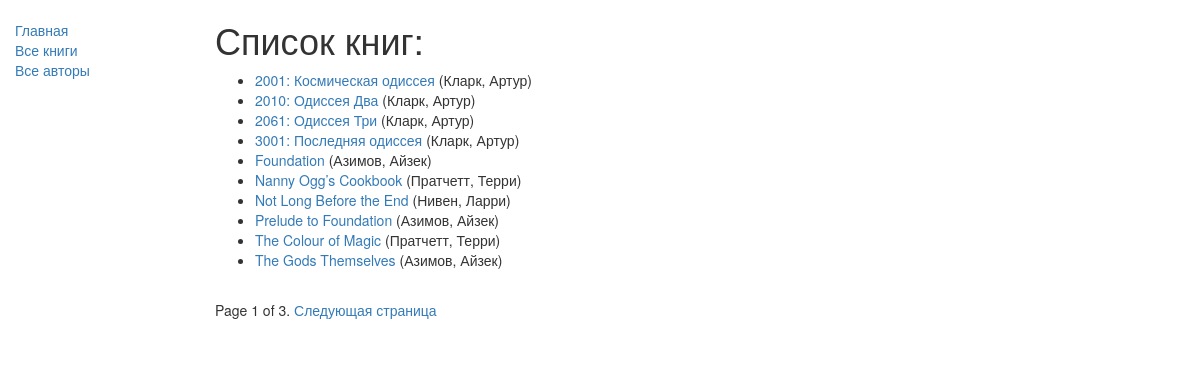
/catalog/books/, run on the app's committed database.
### catalog/models.py (models this page shows, shortened)
class Book(models.Model):
    title = models.CharField(max_length=200)
    author = models.ForeignKey('Author', on_delete=models.SET_NULL, null=True)
    summary = models.TextField(
        max_length=1000, help_text="Enter a brief description of the book")
    imprint = models.CharField(max_length=200)
    isbn = models.CharField('ISBN', max_length=13,
                            unique=True,
                            help_text='13 Character <a href="https://www.isbn-international.org/content/what-isbn'
                                      '">ISBN number</a>')
    genre = models.ManyToManyField(
        Genre, help_text="Select a genre for this book")
    language = models.ForeignKey(
        'Language', on_delete=models.SET_NULL, null=True)
    class Meta:
        ordering = ['title', 'author']
    def display_genre(self):
        return ', '.join([genre.name for genre in self.genre.all()[:3]])
    display_genre.short_description = "Genre"
    def get_absolute_url(self):
        return reverse('book-detail', args=[str(self.id)])

class Author(models.Model):
    first_name = models.CharField(max_length=100)
    last_name = models.CharField(max_length=100)
    date_of_birth = models.DateField(null=True, blank=True)
    date_of_death = models.DateField('died', null=True, blank=True)
    class Meta:
        ordering = ["last_name"]
    def __str__(self):
        return f"{self.last_name}, {self.first_name}"

### catalog/views.py (the view)
class BookListView(generic.ListView):
    model = Book
    paginate_by = 10

### catalog/templates/catalog/book_list.html
{% extends "base_generic.html" %}
{% block content %}
    <h1>Список книг:</h1>
    {% if book_list %}
    <ul>
        {% for book in book_list %}
        <li>
            <a href="{{book.get_absolute_url}}">{{ book.title}}</a> ({{book.author}})
        </li>
        {% endfor %}
    </ul>
    {% else %}
        <p>В библиотеке нет книг.</p>
    {% endif %}
{% endblock %}

### catalog/templates/base_generic.html (shortened to what this page needs)
<!doctype html>
<html lang="rus">
    <head>
        <link
            rel="stylesheet"
            href="https://maxcdn.bootstrapcdn.com/bootstrap/3.3.7/css/bootstrap.min.css" />
        {% load static %}
        <link rel="stylesheet" href="{% static 'css/styles.css' %}" />
    </head>
    <body>
        <div class="container-fluid">
            <div class="row">
                <div class="col-sm-2">
                    {% block sidebar %}
                        <ul class="sidebar-nav">
                            <li><a href="{% url 'index' %}">Главная</a></li>
                            <li><a href="{% url 'books' %}">Все книги</a></li>
                            <li><a href="{% url 'authors' %}">Все авторы</a></li>
                        </ul>
                    {% endblock %}
                </div>
                <div class="col-sm-10 ">
                    {% block content %}{% endblock %}
                    {% block pagination %}
                        {% if is_paginated %}
                            <div class="pagination">
                                <span class="page-links">
                                    <span class="page-current">
                                        Page {{ page_obj.number }} of {{ page_obj.paginator.num_pages }}.
                                    </span>
                                    {% if page_obj.has_next %}
                                        <a href="{{ request.path }}?page={{ page_obj.next_page_number }}">Следующая страница</a>
                                    {% endif %}
                                </span>
                            </div>
                        {% endif %}
                    {% endblock %}
                </div>
            </div>
        </div>
    </body>
</html>

### catalog/static/css/styles.css (style rules this page uses)
.sidebar-nav { margin-top: 20px; padding: 0; list-style: none; }

### data on the page
Book: title "2001: Космическая одиссея", author "Кларк, Артур"
Book: title "2010: Одиссея Два", author "Кларк, Артур"
Book: title "2061: Одиссея Три", author "Кларк, Артур"
Book: title "3001: Последняя одиссея", author "Кларк, Артур"
Book: title "Foundation", author "Азимов, Айзек"
Book: title "Nanny Ogg’s Cookbook", author "Пратчетт, Терри"
Book: title "Not Long Before the End", author "Нивен, Ларри"
Book: title "Prelude to Foundation", author "Азимов, Айзек"
Book: title "The Colour of Magic", author "Пратчетт, Терри"
Book: title "The Gods Themselves", author "Азимов, Айзек"

### other printed values
{{ page_obj.number }} "1"
{{ page_obj.paginator.num_pages }} "3"
